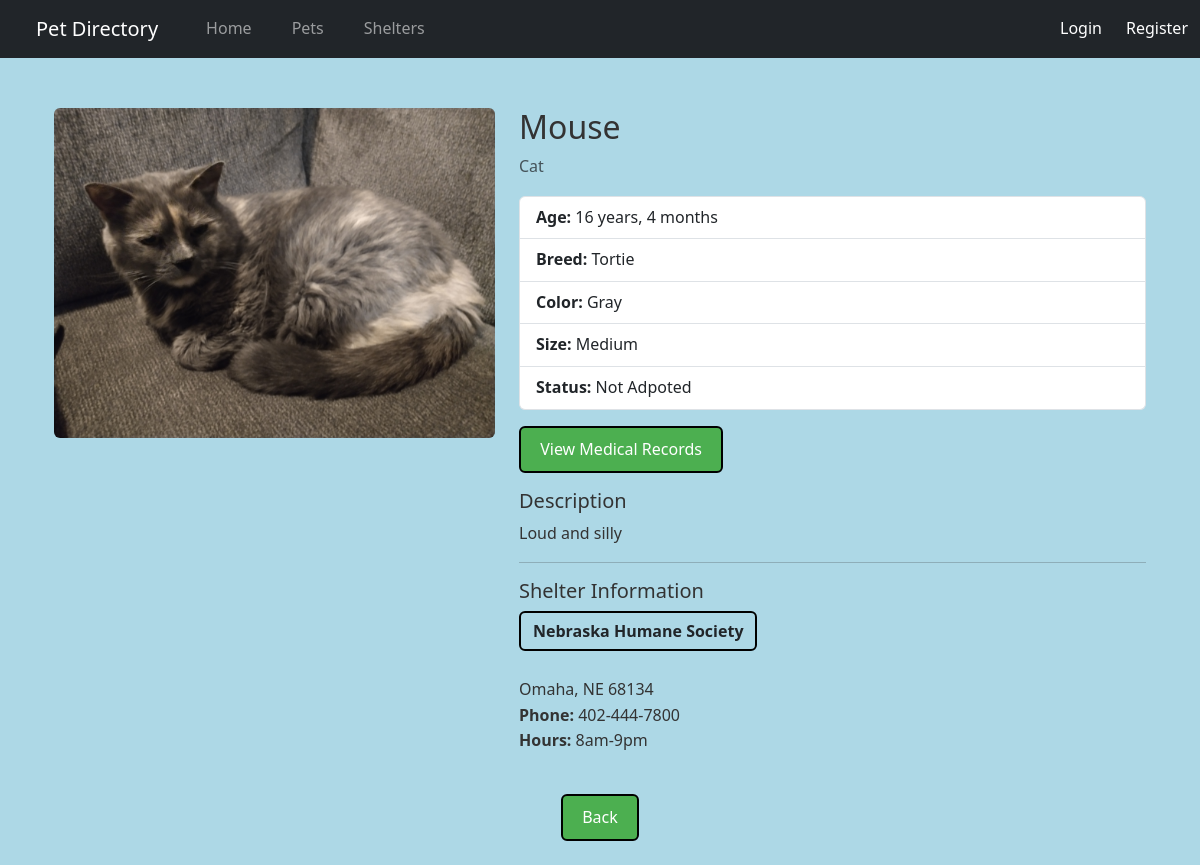
The app's page /pets/2/, older data.
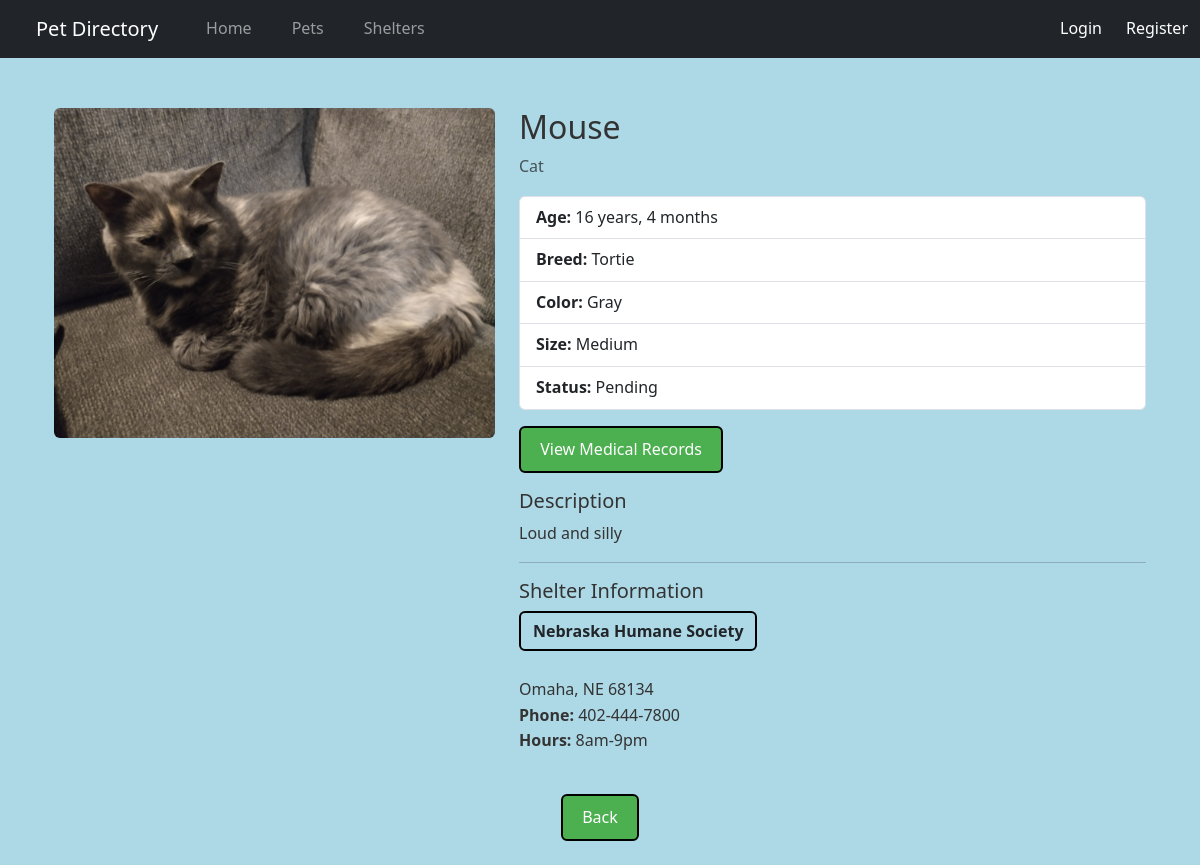
The same page, newer data.
### pet_directory_app/models.py (models this page shows, shortened)
class Pet(models.Model):
    name = models.CharField(max_length=100)
    species = models.ForeignKey("Species", on_delete=models.RESTRICT, null=True)
    shelter = models.ForeignKey("Shelter", on_delete=models.RESTRICT, null=True)
    age = models.PositiveIntegerField()  # WILL NEED TO BE LABELED WITH YEARS/MONTHS one or the other
    breed = models.CharField(max_length=100)
    color = models.CharField(max_length=100)
    size = models.CharField(max_length=100) # probably small, med, large
    description = models.TextField(blank=True)
    ADOPTION_STATUS_CHOICES = [
        ("Available", "Available"),
        ("Pending", "Pending"),
        ("Adopted", "Adopted"),
    ]
    adoption_status = models.CharField(
        max_length=20,
        choices=ADOPTION_STATUS_CHOICES,
        default="Available",
    )
    photo = models.ImageField(upload_to="pet_photos/", blank=True, null=True)
    def age_in_years(self):
        years = self.age // 12
        months = self.age % 12
        parts = []
        if years:
            year_label = "year" if years == 1 else "years"
            parts.append(f"{years} {year_label}")
        if months:
            month_label = "month" if months == 1 else "months"
            parts.append(f"{months} {month_label}")
        if not parts:
            return "0 months"
        return ", ".join(parts)

class Species(models.Model):
    name = models.CharField(max_length=100, unique=True)
    category = models.CharField(max_length=100, blank=True) # mammal, reptile, etc

class Shelter(models.Model):
    name = models.CharField(max_length=200)
    address_ln_1 = models.CharField(max_length=200)
    address_ln_2 = models.CharField(max_length=200, blank=True)
    city = models.CharField(max_length=100)
    state = models.CharField(max_length=50)
    zip_code = models.CharField(max_length=20)
    phone = models.CharField(max_length=20, blank=True)
    email = models.EmailField(blank=True)
    website = models.URLField(blank=True)
    visiting_hours = models.TextField(max_length=200, blank=True)
    verified = models.BooleanField(default=False)
    admin_notes = models.TextField(blank=True)

### pet_directory_app/views.py (the view)
# urls.py: path("pets/<int:pk>/", views.pet_detail, name="pet_detail"),
def pet_detail(request, pk):
    pet = get_object_or_404(Pet, pk=pk)
    user = request.user
    if user.is_superuser:
        pass
    elif user.is_authenticated and is_shelter_admin(user):
        if not (pet.shelter.verified or pet.shelter == user.shelteradminprofile.shelter):
            return HttpResponseForbidden("You cannot view pets from unverified shelters.")
    else:
        if not pet.shelter.verified:
            return HttpResponseForbidden("This pet is not available.")
    return render(request, "pet_detail.html", {"pet": pet})

### pet_directory_app/templates/pet_detail.html (shortened to what this page needs)
{% extends "base.html" %}
{% block content %}
<div class="container mt-4">
    <div class="row">
        <div class="col-md-5">
            {% if pet.photo %}
                <img src="{{ pet.photo.url }}" class="img-fluid rounded" alt="{{ pet.name }}">
            {% else %}
                <img src="https://placehold.co/600x400?text=No+Image&font=roboto" class="img-fluid rounded" alt="No image">
            {% endif %}
        </div>
        <div class="col-md-7">
            <h2>{{ pet.name }}</h2>
            <p class="text-muted">{{ pet.species.name }}</p>
            <ul class="list-group mb-3">
                <li class="list-group-item"><strong>Age:</strong> {{ pet.age_in_years }}</li>
                <li class="list-group-item"><strong>Breed:</strong> {{ pet.breed }}</li>
                <li class="list-group-item"><strong>Color:</strong> {{ pet.color }}</li>
                <li class="list-group-item"><strong>Size:</strong> {{ pet.size }}</li>
                <li class="list-group-item"><strong>Status:</strong> {{ pet.adoption_status }}</li>
            </ul>
            <a href="{% url 'pet_medical_records' pet.id %}" class="btn btn-custom mb-3">
    View Medical Records
</a>
            <h5>Description</h5>
            <p>{{ pet.description }}</p>
            <hr>
            <h5>Shelter Information</h5>
            <p>
                <a class="btn" href="{% url 'shelter_list' %}"><strong>{{ pet.shelter.name }}</strong></a><br>
                {{ pet.shelter.address }}<br>
                {{ pet.shelter.city }}, {{ pet.shelter.state }} {{ pet.shelter.zip_code }}<br>
                <strong>Phone:</strong> {{ pet.shelter.phone }}<br>
                <strong>Hours:</strong> {{ pet.shelter.visiting_hours }}
            </p>
        </div>
    </div>
</div>
{% endblock %}

### pet_directory_app/templates/base.html (shortened to what this page needs)
{% load static %}
<!DOCTYPE html>
<html lang="en">
<head>
    <link href="https://cdn.jsdelivr.net/npm/bootstrap@5.3.0-alpha1/dist/css/bootstrap.min.css" rel="stylesheet"
>
    <link href="{% static 'css/styles.css' %}" rel="stylesheet">
</head>
<body>
<nav class="navbar navbar-expand-lg navbar-dark bg-dark">
    <div class="container-fluid">
        <a class="navbar-brand" href="{% url 'index' %}">Pet Directory</a>
        <div class="collapse navbar-collapse" id="navbarSupportedContent">
            <ul class="navbar-nav me-auto mb-2 mb-lg-0">
                <li class="nav-item">
                    <a class="nav-link" href="{% url 'index' %}">Home</a>
                </li>
                <li class="nav-item">
                    <a class="nav-link" href="{% url 'pet_list' %}">Pets</a>
                </li>
                <li class="nav-item">
                    <a class="nav-link" href="{% url 'shelter_list' %}">Shelters</a>
                </li>
            </ul>
            {% if user.is_authenticated %}
                <p class="text-white me-3 mb-0">Welcome, {{ user.username }}!</p>
                <form action="{% url 'logout' %}" method="post" class="d-inline">
                    {% csrf_token %}
                    <button type="submit" class="nav-link p-0 text-white" style="background:none; border:none;">
                        Logout
                    </button>
                </form>
            {% else %}
                <a href="{% url 'login' %}">Login</a>
                <a href="{% url 'register' %}">Register</a>
            {% endif %}
        </div>
    </div>
</nav>
<div class="container">
    <br/>
    {% block content %}
    {% endblock %}
</div>
<div class="d-flex justify-content-center my-4">
    <a class="btn btn-custom" onClick="history.back();">Back</a>
</div>
</body>
</html>

### pet_directory_app/static/css/styles.css (style rules this page uses)
body { background-color: lightblue; }
* { margin: 0; padding: 0; box-sizing: border-box; font-family: 'Segoe UI', Tahoma, Geneva, Verdana, sans-serif; }
body { color: #333; line-height: 1.6; }
nav a { color: #fff; text-decoration: none; margin-left: 1.5rem; font-weight: 500; transition: color 0.3s ease; }
.btn-custom { display: inline-block; background-color: #4CAF50; color: #fff; border: none; padding: 0.6rem 1.2rem; border-radius: 6px; cursor: pointer; transition: background-color 0.3s ease; }
.btn { border: 2px solid black; }

Row changes from the older to the newer data that the page shows:
changed Pet "Mouse": adoption_status "Not Adpoted" → "Pending"
